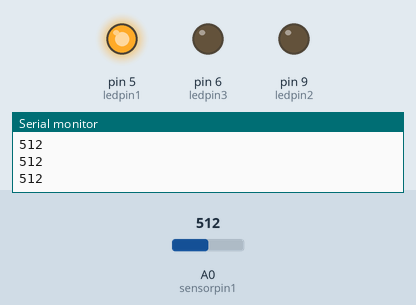
A sketch run on a simulated Arduino Uno, built with avr-gcc and run on an emulated ATmega328P. Shown: output pins drawn as LEDs (lit = HIGH), the last lines printed to the serial monitor. The test bench sets the inputs (shaded band); at power-on: A0 (sensorpin1) = 512.

Above: at 1.3 s.
1.4 s: A0 (sensorpin1) set to 530
At 2.1 s:
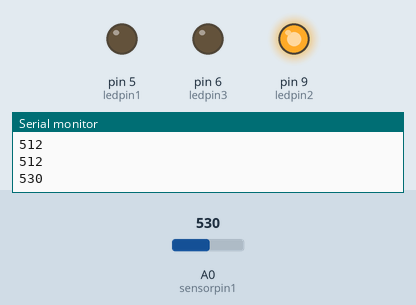
Timing chart, 0 to 4.4 s (numbered marks = the images above; inputs shaded):
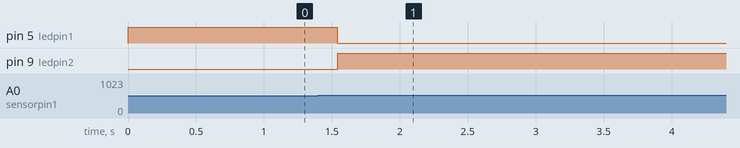

Measured:
- the behaviour switches between 515 and 516 on A0 (sensorpin1) (found by bisection; images 0 and 1)
- after the input at 1.4 s, pin 5 (ledpin1): HIGH → LOW after 0.14 s; pin 9 (ledpin2): LOW → HIGH after 0.14 s

The sketch:

urgent.ino
```cpp
int sensorpin1 = A0;
int ledpin1 = 5;
int sensorValue = 0;
int ledpin2 = 9;
int ledpin3 = 6;


void setup() {
  // put your setup code here, to run once:
  pinMode(ledpin1,OUTPUT);
  pinMode(ledpin2,OUTPUT);
  pinMode(ledpin3,OUTPUT);
  Serial.begin(9600);
}

void loop() {
  // put your main code here, to run repeatedly:
  sensorValue = analogRead(sensorpin1);
  Serial.println(sensorValue);
  if(sensorValue>257.5)
  for (int brightness = 0; brightness < 255; brightness++) {
      digitalWrite(ledpin1, brightness);
      delay(2);

  if(sensorValue>515)
  for (int brightness = 255; brightness >= 0; brightness++) {
      analogWrite(ledpin2, brightness);
      delay(2);

 if(sensorValue>772.5)
   for (int brightness = 0; brightness < 255; brightness++) {
      digitalWrite(ledpin3, brightness);
  delay(2);

      // pause between LEDs:
    delay(100);
  }
}

  }
  }
```
